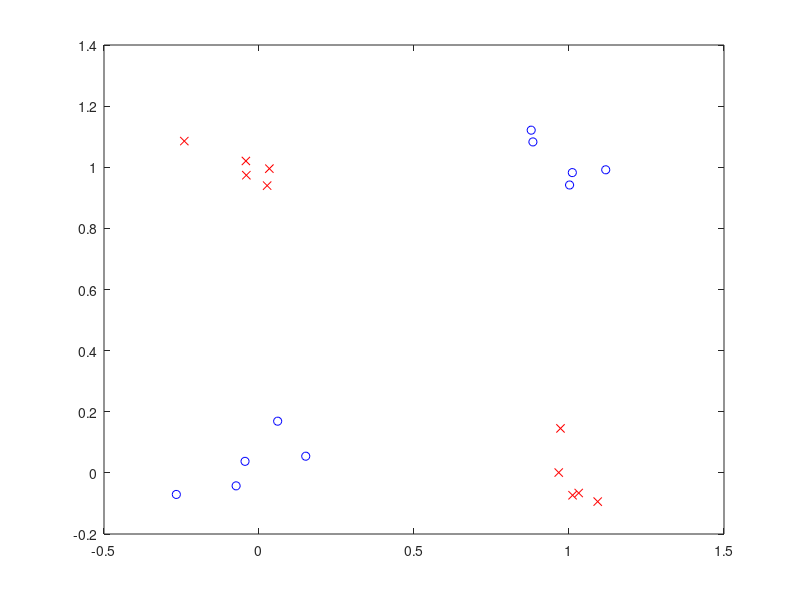

Here is the MATLAB script that generated this plot:
% Generates noisy XOR data for binary classification tasks.
%
% @author Wolfgang Roth

close all;
clear;

rng(1);

N = 5;
x = randn(N, 2) * 1e-1;
x = [x; bsxfun(@plus, randn(N, 2) * 1e-1, [1, 1])];
x = [x; bsxfun(@plus, randn(N, 2) * 1e-1, [0, 1])];
x = [x; bsxfun(@plus, randn(N, 2) * 1e-1, [1, 0])];
t = [zeros(2 * N, 1); ones(2 * N, 1)];

save('xor.mat', 'x', 't');

figure;
plot(x(t == 0, 1), x(t == 0, 2), 'bo'); hold on;
plot(x(t == 1, 1), x(t == 1, 2), 'rx');